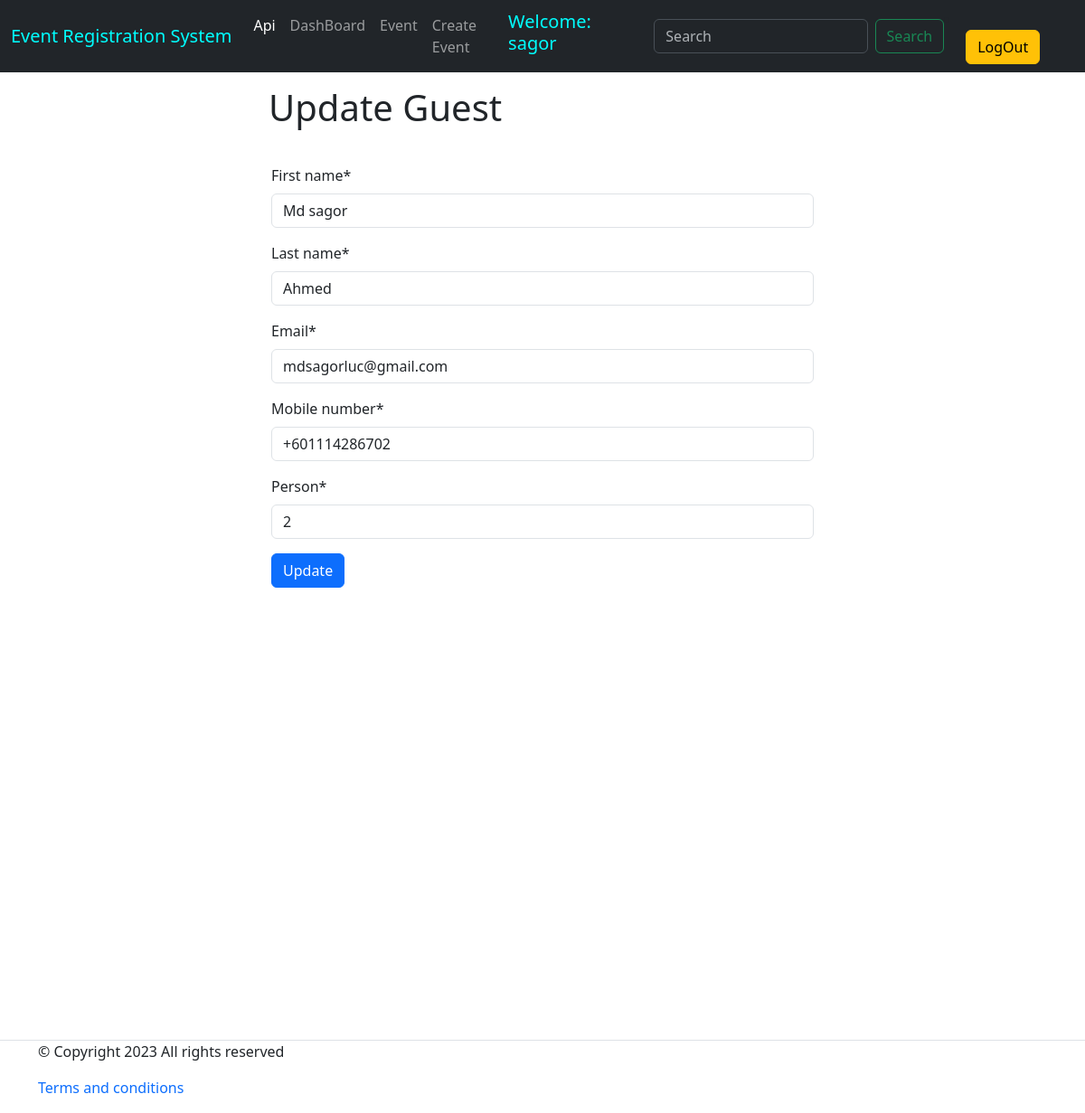
The page /event/update_guest/1/ (signed in) on the database its author committed.
### event/models.py (models this page shows, shortened)
class EventRegistration(models.Model):
    userE       = models.ForeignKey(User, on_delete=models.CASCADE, default=False, related_name='registration')
    event       = models.ForeignKey(CreateEvent, on_delete=models.CASCADE, blank=True, related_name='event')
    firstName   = models.CharField(max_length=25, blank=False)
    lastName    = models.CharField(max_length= 25, blank=False)
    email       = models.EmailField(max_length= 50, blank=False)
    phoneNumber = models.CharField(max_length=14, blank=False)
    totalPerson = models.IntegerField(blank=False)
    createDate  = models.DateTimeField(auto_now_add= True)
    modifyDate  = models.DateTimeField(auto_now= True)
    class Meta:
        verbose_name = 'Event Registration'
        verbose_name_plural = 'Event Registrations'
        ordering = ['id']

### event/views.py (the view)
# urls.py: path('update_guest/<int:id>/', update_guest, name="update_guest"),
@login_required
def update_guest(request, id=None):
    guest = get_object_or_404(EventRegistration, id=id)
    if request.method == 'POST':
        form = EventRegistrationForm(request.POST, instance = guest)
        if form.is_valid():
            input_person = form.cleaned_data['totalPerson']
            if input_person > 2:
               messages.error(request, 'Person should not be more the 2.')
            form.save()
            return redirect('guest_details', guest.id)
    else:
        form = EventRegistrationForm(instance = guest)
    return render(request, 'update_guest.html', {'form': form})

### event/forms.py (shortened to what this page needs)
class EventRegistrationForm(forms.ModelForm):
    class Meta:
        model = EventRegistration
        fields = ['firstName', 'lastName', 'email', 'phoneNumber', 'totalPerson']
        labels = {
            'firstName': 'First name',
            'lastName': 'Last name',
            'email': 'Email',
            'phoneNumber': 'Mobile number',
            'totalPerson': 'Person',
        }
    def __init__(self, *args, **kwargs):
        super(EventRegistrationForm, self).__init__(*args, **kwargs)
        self.fields['firstName'].widget.attrs['placeholder'] = 'Enter your first name'
        self.fields['lastName'].widget.attrs['placeholder'] = 'Enter your last name'
        self.fields['email'].widget.attrs['placeholder'] = 'Enter your email'
        self.fields['phoneNumber'].widget.attrs['placeholder'] = 'Enter your mobile number'
        self.fields['totalPerson'].widget.attrs['placeholder'] = 'How many person you are?'

### event/templates/update_guest.html (shortened to what this page needs)
{% extends 'base.html' %}
{% load crispy_forms_tags %}
{% block body %}
    <h1 style="width: 53%; margin: auto;text-align: left; padding: 15px; font-size: 40px">
        Update Guest
    </h1>
    <br>
    <div style="width: 50%; margin: auto; margin-bottom: 100px;">
        <form method= 'POST' >
            {{form|crispy}}
            <input class="btn btn-primary" type="submit" value="Update">
        </form>
    </div>
{% endblock body %}

### templates/base.html (shortened to what this page needs)
<!DOCTYPE html>
<html lang="en">
<head>
  <link href="https://cdn.jsdelivr.net/npm/bootstrap@5.3.1/dist/css/bootstrap.min.css" rel="stylesheet">
</head>
<body>
  {% if request.user.is_authenticated %}
    <nav class="navbar navbar-expand-lg bg-dark" data-bs-theme="dark">
      <div class="container-fluid">
        <a class="navbar-brand " href="#" style="color: aqua">
          Event Registration System
        </a>
        <div class="collapse navbar-collapse" id="navbarSupportedContent">
          <ul class="navbar-nav me-auto mb-2 mb-lg-0">
            <li class="nav-item">
              <a class="nav-link active" aria-current="page" href="{% url "event_read_create" %}">Api</a>
            </li>
            <li class="nav-item">
              <a class="nav-link" href="{% url "dashboard" %}">DashBoard</a>
            </li>
            <li class="nav-item">
              <a class="nav-link" href="{% url "home" %}">Event</a>
            </li>
            <li class="nav-item">
              <a class="nav-link" href="{% url "create_event" %}">Create Event</a>
            </li>
          </ul>
          <h5 style="color:aqua;margin-right: 20px;">Welcome: {{user.username}}</h5>
          <form class="d-flex" role="search" action="{% url "search" %}" method="GET">
            <input class="form-control me-2" name="keyword" type="search" placeholder="Search" aria-label="Search">
            <button class="btn btn-outline-success" type="submit">Search</button>
          </form>
        <li class="nav-item">
            <a href="{% url "logout" %}" class="btn btn-warning mx-4">LogOut</a>
          </li>
        </div>
      </div>
    </nav>
  {% endif %}
{% block body %}
{% endblock body %}
  {% if request.user.is_authenticated %}
    <footer class="section-footer border-top padding-y" style="margin-top: 500px;">
      <div class="container">
        <p class="float-md-right">&copy Copyright 2023 All rights reserved</p>
        <p>
          <a href="#" style="text-decoration: None">Terms and conditions</a>
        </p>
      </div>
    </footer>
  {% endif %}
</body>
</html>

### rows shown on the page
EventRegistration: firstName "Md sagor", lastName "Ahmed", email "mdsagorluc@gmail.com", phoneNumber "+601114286702", totalPerson "2"

### other values the page prints
{{ user.username }} "sagor"
